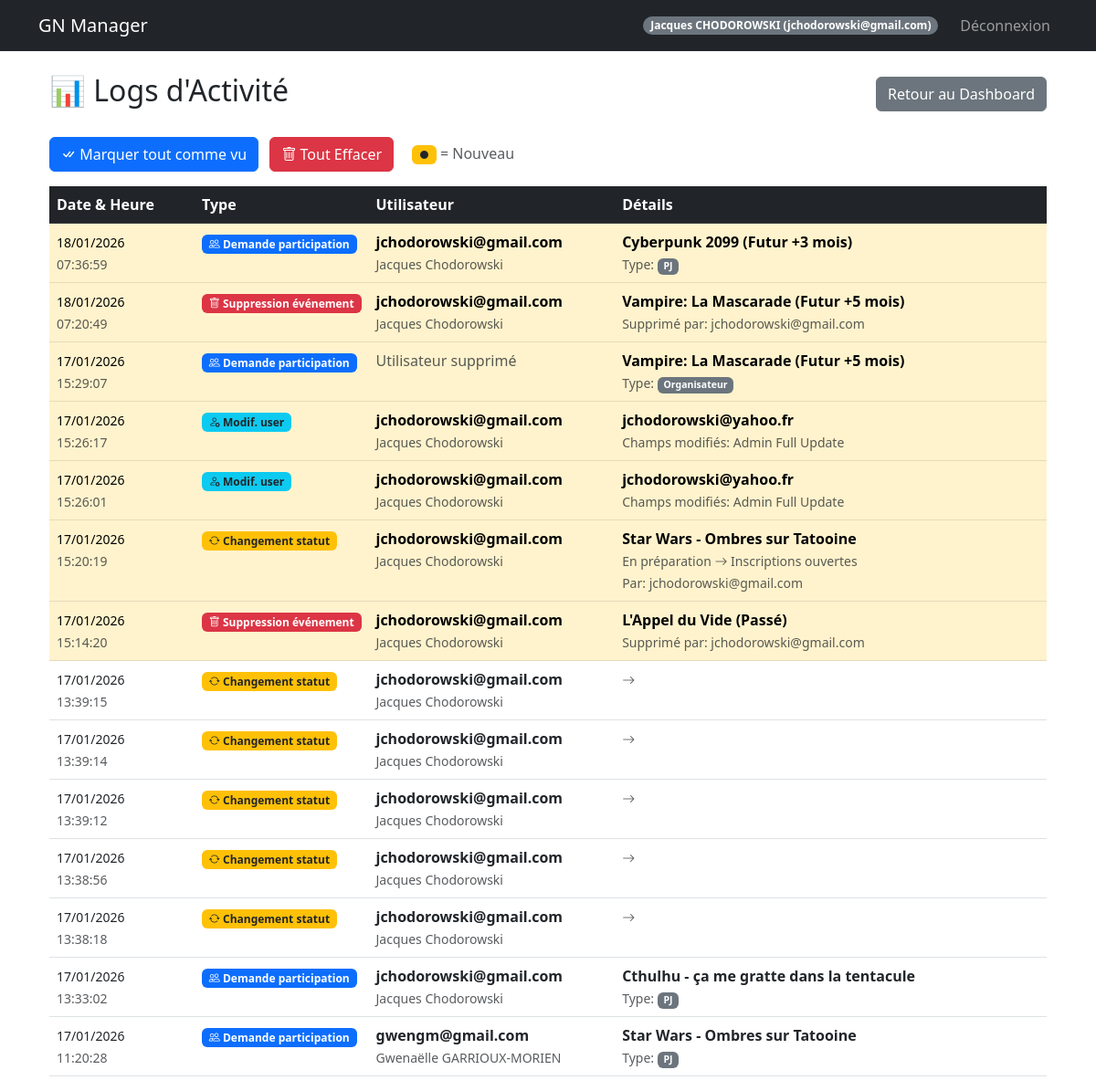
Before: /admin/logs (signed in) with the older database file.
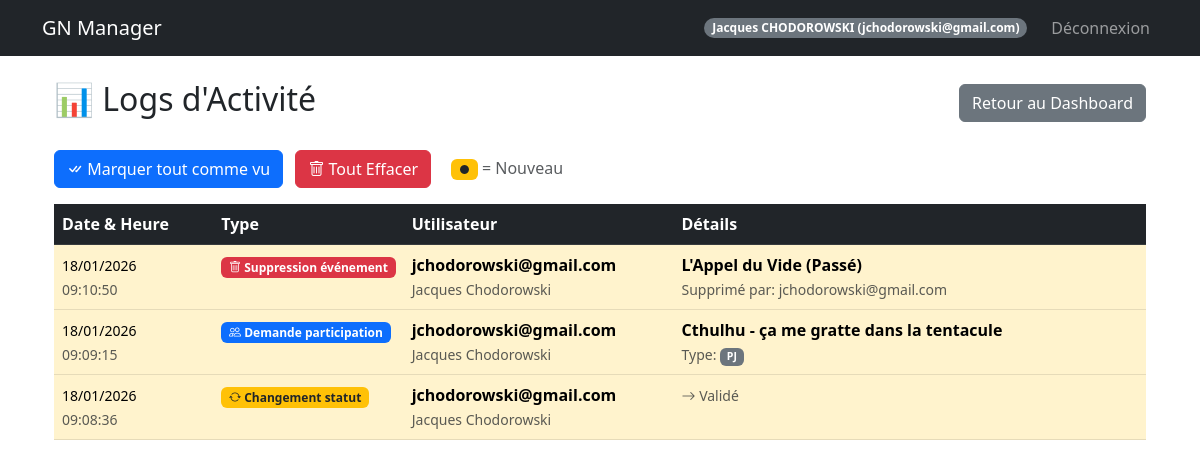
After: the same page with the newer database file.
### models.py (models this page shows, shortened)
class User(UserMixin, db.Model):
    id = db.Column(db.Integer, primary_key=True)
    email = db.Column(db.String(120), unique=True, nullable=False)
    password_hash = db.Column(db.String(128))
    nom = db.Column(db.String(80))
    prenom = db.Column(db.String(80))
    age = db.Column(db.Integer)
    genre = db.Column(db.String(20))
    avatar_url = db.Column(db.String(200))
    role = db.Column(db.String(20), default='user')  # createur, sysadmin, user
    is_banned = db.Column(db.Boolean, default=False)
    is_deleted = db.Column(db.Boolean, default=False)  # Suppression logique
    @property
    def is_admin(self):
        return self.role in ['createur', 'sysadmin']

class ActivityLog(db.Model):
    id = db.Column(db.Integer, primary_key=True)
    action_type = db.Column(db.String(50), nullable=False)
    user_id = db.Column(db.Integer, db.ForeignKey('user.id'))
    event_id = db.Column(db.Integer, db.ForeignKey('event.id'), nullable=True)
    details = db.Column(db.Text)  # JSON
    is_viewed = db.Column(db.Boolean, default=False)
    created_at = db.Column(db.DateTime, default=datetime.utcnow)
    user = db.relationship('User', backref='activity_logs')
    event = db.relationship('Event', backref='activity_logs')

### routes/admin_routes.py (the view)
@admin_bp.route('/admin/logs')
@login_required
@admin_required
def admin_logs():
    logs = ActivityLog.query.order_by(ActivityLog.created_at.desc()).all()
    for log in logs:
        try:
            log.details_dict = json.loads(log.details or '{}')
        except json.JSONDecodeError:
            log.details_dict = {}
    return render_template('admin_logs.html', logs=logs)

### templates/admin_logs.html (shortened to what this page needs)
{% extends "base.html" %}
{% block content %}
<div class="container mt-4">
    <div class="d-flex justify-content-between align-items-center mb-4">
        <h2>📊 Logs d'Activité</h2>
        <a href="{{ url_for('admin.dashboard') }}" class="btn btn-secondary">Retour au Dashboard</a>
    </div>
    {% if logs %}
    <div class="mb-3">
        <button id="markViewedBtn" class="btn btn-primary">
            <i class="bi bi-check-all"></i> Marquer tout comme vu
        </button>
        <form action="{{ url_for('admin.delete_all_logs') }}" method="POST" class="d-inline ms-2"
            onsubmit="return confirm('Êtes-vous sûr de vouloir TOUT effacer ? Cette action est irréversible.');">
            <button type="submit" class="btn btn-danger">
                <i class="bi bi-trash"></i> Tout Effacer
            </button>
        </form>
        <span class="ms-3 text-muted">
            <span class="badge bg-warning text-dark">●</span> = Nouveau
        </span>
    </div>
    <div class="table-responsive">
        <table class="table table-hover">
            <thead class="table-dark">
                <tr>
                    <th style="width: 15%">Date & Heure</th>
                    <th style="width: 15%">Type</th>
                    <th style="width: 25%">Utilisateur</th>
                    <th style="width: 45%">Détails</th>
                </tr>
            </thead>
            <tbody>
                {% for log in logs %}
                <tr {% if not log.is_viewed %}class="table-warning" {% endif %}>
                    <td>
                        <small>{{ log.created_at.strftime('%d/%m/%Y') }}</small><br>
                        <small class="text-muted">{{ log.created_at.strftime('%H:%M:%S') }}</small>
                    </td>
                    <td>
                        {% if log.action_type == 'user_registration' %}
                        <span class="badge bg-success">
                            <i class="bi bi-person-plus"></i> Inscription
                        </span>
                        {% elif log.action_type == 'event_creation' %}
                        <span class="badge bg-info">
                            <i class="bi bi-calendar-plus"></i> Création événement
                        </span>
                        {% elif log.action_type == 'event_participation' %}
                        <span class="badge bg-primary">
                            <i class="bi bi-people"></i> Demande participation
                        </span>
                        {% elif log.action_type == 'Modification statut' %}
                        <span class="badge bg-warning text-dark">
                            <i class="bi bi-arrow-repeat"></i> Changement statut
                        </span>
                        {% elif log.action_type == 'Suppression utilisateur' %}
                        <span class="badge bg-danger">
                            <i class="bi bi-person-x"></i> Suppression user
                        </span>
                        {% elif log.action_type == 'Mise à jour événement' %}
                        <span class="badge bg-info text-dark">
                            <i class="bi bi-pencil"></i> Modif. événement
                        </span>
                        {% elif log.action_type == 'Mise à jour participant' %}
                        <span class="badge bg-info text-dark">
                            <i class="bi bi-person-gear"></i> Modif. participant
                        </span>
                        {% elif log.action_type == 'Mise à jour groupes' %}
                        <span class="badge bg-secondary">
                            <i class="bi bi-collection"></i> Config. groupes
                        </span>
                        {% elif log.action_type == 'Mise à jour utilisateur' %}
                        <span class="badge bg-info text-dark">
                            <i class="bi bi-person-gear"></i> Modif. user
                        </span>
                        {% elif log.action_type == 'Suppression événement' %}
                        <span class="badge bg-danger">
                            <i class="bi bi-trash"></i> Suppression événement
                        </span>
                        {% endif %}
                    </td>
                    <td>
                        {% if log.user %}
                        <strong>{{ log.user.email }}</strong>
                        {% if log.user.prenom and log.user.nom %}
                        <br><small class="text-muted">{{ log.user.prenom }} {{ log.user.nom }}</small>
                        {% endif %}
                        {% else %}
                        <span class="text-muted">Utilisateur supprimé</span>
                        {% endif %}
                    </td>
                    <td>
                        {% if log.action_type == 'user_registration' %}
                        <div>
                            <strong>{{ log.details_dict.prenom }} {{ log.details_dict.nom }}</strong>
                        </div>
                        <small class="text-muted">
                            Email: {{ log.details_dict.email }}
                            {% if log.details_dict.genre %}
                            | Genre: {{ log.details_dict.genre }}
                            {% endif %}
                        </small>
                        {% elif log.action_type == 'event_participation' %}
                        <div>
                            <strong>{{ log.details_dict.event_name }}</strong>
                        </div>
                        <small class="text-muted">
                            Type: <span class="badge bg-secondary">{{ log.details_dict.type }}</span>
                        </small>
                        {% elif log.action_type == 'Modification statut' %}
                        <div>
                            <strong>{{ log.details_dict.event_name }}</strong>
                        </div>
                        <small class="text-muted">
                            {{ log.details_dict.old_status }} <i class="bi bi-arrow-right"></i> {{
                            log.details_dict.new_status }}
                            {% if log.details_dict.changed_by %}
                            <br>Par: {{ log.details_dict.changed_by }}
                            {% endif %}
                        </small>
                        {% elif log.action_type == 'Mise à jour utilisateur' %}
                        <div>
                            <strong>{{ log.details_dict.target_email }}</strong>
                        </div>
                        <small class="text-muted">
                            Champs modifiés: {{ log.details_dict.updated_fields }}
                        </small>
                        {% elif log.action_type == 'Suppression événement' %}
                        <div>
                            <strong>{{ log.details_dict.event_name }}</strong>
                        </div>
                        <small class="text-muted">
                            Supprimé par: {{ log.details_dict.deleted_by_email }}
                        </small>
                        {% endif %}
                    </td>
                </tr>
                {% endfor %}
            </tbody>
        </table>
    </div>
    {% else %}
    <div class="alert alert-info">
        <i class="bi bi-info-circle"></i> Aucune activité enregistrée pour le moment.
    </div>
    {% endif %}
</div>
{% endblock %}

### templates/base.html (shortened to what this page needs)
<!DOCTYPE html>
<html lang="fr">
<head>
    <link href="https://cdn.jsdelivr.net/npm/bootstrap@5.3.0/dist/css/bootstrap.min.css" rel="stylesheet">
    <link rel="stylesheet" href="https://cdn.jsdelivr.net/npm/bootstrap-icons@1.11.3/font/bootstrap-icons.min.css">
</head>
<body>
    <nav class="navbar navbar-expand-lg navbar-dark bg-dark">
        <div class="container">
            <a class="navbar-brand" href="{{ url_for('auth.index') }}">GN Manager</a>
            {% if current_user.is_authenticated %}
            <div class="navbar-nav ms-auto align-items-center">
                <span class="badge bg-secondary rounded-pill me-3">{{ current_user.prenom }} {{ current_user.nom|upper
                    }} ({{ current_user.email }})</span>
                <a class="nav-link" href="{{ url_for('auth.logout') }}">Déconnexion</a>
            </div>
            {% endif %}
        </div>
    </nav>
    <div class="container mt-4">
        {% block content %}{% endblock %}
    </div>
</body>
</html>

Changed rows visible on the page:
removed ActivityLog: created_at "18/01/2026", created_at "07:36:59", shows "Demande participation", user.email "jchodorowski@gmail.com", user.prenom "Jacques", user.nom "Chodorowski", details_dict.event_name "Cyberpunk 2099 (Futur +3 mois)", details_dict.type "PJ"
removed ActivityLog: created_at "18/01/2026", created_at "07:20:49", shows "Suppression événement", user.email "jchodorowski@gmail.com", user.prenom "Jacques", user.nom "Chodorowski", details_dict.event_name "Vampire: La Mascarade (Futur +5 mois)", details_dict.deleted_by_email "jchodorowski@gmail.com"
removed ActivityLog: created_at "17/01/2026", created_at "15:29:07", shows "Demande participation", shows "Utilisateur supprimé", details_dict.event_name "Vampire: La Mascarade (Futur +5 mois)", details_dict.type "Organisateur"
removed ActivityLog: created_at "17/01/2026", created_at "15:26:17", shows "Modif. user", user.email "jchodorowski@gmail.com", user.prenom "Jacques", user.nom "Chodorowski", details_dict.target_email "jchodorowski@yahoo.fr", details_dict.updated_fields "Admin Full Update"
removed ActivityLog: created_at "17/01/2026", created_at "15:26:01", shows "Modif. user", user.email "jchodorowski@gmail.com", user.prenom "Jacques", user.nom "Chodorowski", details_dict.target_email "jchodorowski@yahoo.fr", details_dict.updated_fields "Admin Full Update"
removed ActivityLog: created_at "17/01/2026", created_at "15:20:19", shows "Changement statut", user.email "jchodorowski@gmail.com", user.prenom "Jacques", user.nom "Chodorowski", details_dict.event_name "Star Wars - Ombres sur Tatooine", details_dict.old_status "En préparation", details_dict.new_status "Inscriptions ouvertes", details_dict.changed_by "jchodorowski@gmail.com"
removed ActivityLog: created_at "17/01/2026", created_at "15:14:20", shows "Suppression événement", user.email "jchodorowski@gmail.com", user.prenom "Jacques", user.nom "Chodorowski", details_dict.event_name "L'Appel du Vide (Passé)", details_dict.deleted_by_email "jchodorowski@gmail.com"
removed ActivityLog: created_at "17/01/2026", created_at "13:39:15", shows "Changement statut", user.email "jchodorowski@gmail.com", user.prenom "Jacques", user.nom "Chodorowski", is_viewed True (drawn)
removed ActivityLog: created_at "17/01/2026", created_at "13:39:14", shows "Changement statut", user.email "jchodorowski@gmail.com", user.prenom "Jacques", user.nom "Chodorowski", is_viewed True (drawn)
removed ActivityLog: created_at "17/01/2026", created_at "13:39:12", shows "Changement statut", user.email "jchodorowski@gmail.com", user.prenom "Jacques", user.nom "Chodorowski", is_viewed True (drawn)
removed ActivityLog: created_at "17/01/2026", created_at "13:38:56", shows "Changement statut", user.email "jchodorowski@gmail.com", user.prenom "Jacques", user.nom "Chodorowski", is_viewed True (drawn)
removed ActivityLog: created_at "17/01/2026", created_at "11:20:28", shows "Demande participation", user.email "gwengm@gmail.com", user.prenom "Gwenaëlle", user.nom "GARRIOUX-MORIEN", details_dict.event_name "Star Wars - Ombres sur Tatooine", details_dict.type "PJ", is_viewed True (drawn)
changed ActivityLog (number 1 of 3 on the later page): is_viewed True → False (drawn); created_at "17/01/2026" → "18/01/2026"; created_at "13:38:18" → "09:10:50"; details_dict.event_name (not shown) → "L'Appel du Vide (Passé)"; details_dict.deleted_by_email (not shown) → "jchodorowski@gmail.com"; action_type "Changement statut" → "Suppression événement Supprimé par:"
changed ActivityLog (number 2 of 3 on the later page): is_viewed True → False (drawn); created_at "17/01/2026" → "18/01/2026"; created_at "13:33:02" → "09:09:15"
added ActivityLog: created_at "18/01/2026", created_at "09:08:36", shows "Changement statut", user.email "jchodorowski@gmail.com", user.prenom "Jacques", user.nom "Chodorowski", details_dict.new_status "Validé"
